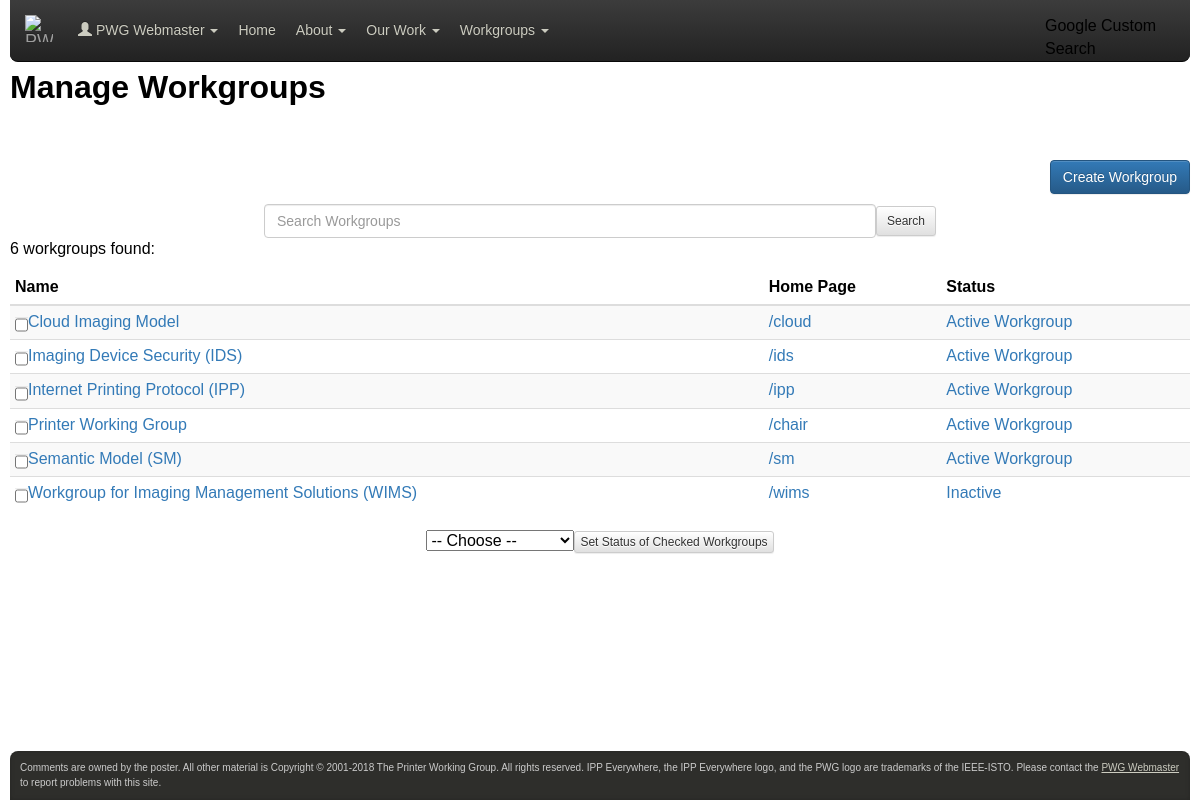
Screenshot of /workgroups.php (signed in) with the database file from the repository.
### tables this page shows
CREATE TABLE user (
  id INTEGER PRIMARY KEY AUTO_INCREMENT, 
  status INTEGER DEFAULT 1,		 
  email VARCHAR(255) UNIQUE NOT NULL,	 
  name VARCHAR(255) NOT NULL,		 
  organization_id INTEGER NOT NULL,	 
  hash CHAR(128) NOT NULL,		 
  is_admin BOOLEAN DEFAULT FALSE,	 
  is_editor BOOLEAN DEFAULT FALSE,	 
  is_member BOOLEAN DEFAULT FALSE,	 
  timezone VARCHAR(255) NOT NULL,	 
  itemsperpage INTEGER DEFAULT 10 NOT NULL,
					 
  create_date DATETIME NOT NULL,	 
  create_id INTEGER,			 
  modify_date DATETIME NOT NULL,	 
  modify_id INTEGER,			 

  INDEX(organization_id),
  INDEX(create_id),
  INDEX(modify_id)
);

CREATE TABLE workgroup (
  id INTEGER PRIMARY KEY AUTO_INCREMENT, 
  status INTEGER NOT NULL,		 
  name VARCHAR(255) NOT NULL,		 
  wwwdir VARCHAR(255) NOT NULL,		 
  ftpdir VARCHAR(255) NOT NULL,		 
  list VARCHAR(255) NOT NULL,		 
  contents TEXT NOT NULL,		 
  chair_id INTEGER,			 
  vicechair_id INTEGER,			 
  secretary_id INTEGER,			 
  create_date DATETIME NOT NULL,	 
  create_id INTEGER,			 
  modify_date DATETIME NOT NULL,	 
  modify_id INTEGER,			 

  INDEX(create_id),
  INDEX(modify_id)
);

### workgroups.php (the view, shortened to what the rows shown need)
<?php
include_once "phplib/db-workgroup.php";
function
workgroups_header($title, $id = 0)
{
  if ($id)
    site_header($title, workgroup_name($id));
  else
    site_header($title);
}
function
workgroups_footer()
{
  site_footer();
}
$search = "";
$index  = 0;
if ($argc)
{
  $op = $argv[0][0];
  $id = (int)substr($argv[0], 1);
  if ($op != 'B' && $op != 'L' && $op != 'U')
  {
    site_header("Manage Workgroups");
    print("<p>Bad command '$op'.</p>\n");
    workgroups_footer();
    exit();
  }
  if ($op == 'U' && $id)
  {
    $workgroup = new workgroup($id);
    if ($workgroup->id != $id)
    {
      site_header("Manage Workgroups");
      print("<p>Workgroup #$id does not exist.</p>\n");
      workgroups_footer();
      exit();
    }
  }
  for ($i = 1; $i < $argc; $i ++)
  {
    $option = substr($argv[$i], 1);
    switch ($argv[$i][0])
    {
      case 'I' :
          $index = (int)$option;
	  if ($index < 0)
	    $index = 0;
	  break;
      case 'Q' :
          $search = urldecode($option);
	  $i ++;
	  while ($i < $argc)
	  {
	    $search .= urldecode(" $argv[$i]");
	    $i ++;
	  }
	  break;
      default :
	  site_header("Manage Workgroups");
	  print("<p>Bad option '$argv[$i]'.</p>\n");
	  workgroups_footer();
	  exit();
	  break;
    }
  }
}
else
{
  $op = 'L';
}
$options = "+I$index+Q" . urlencode($search);
switch ($op)
{
  case 'L' :
      workgroups_header("Manage Workgroups");
      $matches = workgroup_search($search, "name");
      $count   = sizeof($matches);
      $start = $index + 1;
      $end   = $index + $LOGIN_PAGEMAX;
      if ($end > $count)
	$end = $count;
      for ($i = $start - 1; $i < $end; $i ++)
      {
	$workgroup = new workgroup($matches[$i]);
	$name   = htmlspecialchars($workgroup->name, ENT_QUOTES);
	$wwwdir = htmlspecialchars($workgroup->wwwdir, ENT_QUOTES);
	$status = $WORKGROUP_STATUSES[$workgroup->status];
	print("<tr><td nowrap>");
	print("<a href=\"$PHP_SELF?U$workgroup->id$options\">$name</a></td>"
	     ."<td><a href=\"$PHP_SELF?U$workgroup->id$options\">$SITE_URL/$wwwdir</a></td>"
	     ."<td><a href=\"$PHP_SELF?U$workgroup->id$options\">$status</a></td>"
	     ."</tr>\n");
      }
      workgroups_footer();
      break;
}
?>

### phplib/site.php (shortened to what the rows shown need)
<?php
if (array_key_exists("PHP_SELF", $_SERVER))
  $PHP_SELF = htmlspecialchars($_SERVER["PHP_SELF"], ENT_QUOTES);
else
  $PHP_SELF = "";
if (array_key_exists("PATH_INFO", $_SERVER))
{
  $html_path = dirname(dirname(substr($PHP_SELF, 0, -strlen($PATH_INFO))));
}
else
{
  $html_path = dirname(dirname($PHP_SELF));
}
include_once "auth.php";
include_once "html.php";
function
site_header($title = "",
	    $subtitle = "&nbsp;",
	    $sidebar = TRUE)
{
  global $argc, $argv, $html_path, $_GET, $LOGIN_EMAIL;
  global $LOGIN_ID, $LOGIN_IS_ADMIN, $LOGIN_IS_EDITOR, $LOGIN_IS_MEMBER, $LOGIN_IS_OFFICER, $LOGIN_NAME, $PHP_SELF, $_SERVER, $SERVER_NAME, $SITE_SHOW_BETA;
  print("<!DOCTYPE html>\n"
       ."<html lang=\"en\">\n"
       ."<head>\n"
       ."<meta charset=\"utf-8\">\n"
       ."<meta name=\"viewport\" content=\"width=device-width, "
       ."initial-scale=1.0\">\n");
  if ($title != "" && $title != "Printer Working Group")
  {
    if ($title[0] == "-")
      $html_title = str_replace(array("(tm)", "(r)"), array("&trade;", "&reg;"), htmlspecialchars(substr($title, 1) . " -"));
    else
      $html_title = str_replace(array("(tm)", "(r)"), array("&trade;", "&reg;"), htmlspecialchars("$title -"));
  }
  else
    $html_title = "";
  $title = str_replace(array("(tm)", "(r)"), array("&trade;", "&reg;"), htmlspecialchars($title));
  if ($subtitle != "")
    $subtitle = "<br><small>$subtitle</small>";
  if ($LOGIN_ID != 0)
  {
    $hname     = htmlspecialchars($LOGIN_NAME);
    $userlogin = "<li class=\"dropdown\"><a href=\"#\" class=\"dropdown-toggle\" data-toggle=\"dropdown\"><span class=\"glyphicon glyphicon-user\"></span> $hname <span class=\"caret\"></span></a>\n"
		."          <ul class=\"dropdown-menu\" role=\"menu\">\n";
    if ($LOGIN_IS_ADMIN || $LOGIN_IS_OFFICER)
      $userlogin .= "            <li><a href=\"${html_path}dynamo/articles.php\">Manage Articles</a></li>\n";
    if ($LOGIN_IS_ADMIN || $LOGIN_IS_OFFICER || $LOGIN_IS_EDITOR)
      $userlogin .= "            <li><a href=\"${html_path}dynamo/documents.php\">Manage Documents</a></li>\n";
    if ($LOGIN_IS_ADMIN)
      $userlogin .= "            <li><a href=\"${html_path}dynamo/organizations.php\">Manage Organizations</a></li>\n"
                   ."            <li><a href=\"${html_path}dynamo/accounts.php\">Manage Users</a></li>\n"
                   ."            <li><a href=\"${html_path}dynamo/workgroups.php\">Manage Workgroups</a></li>\n";
    if ($LOGIN_IS_EDITOR)
      $userlogin .= "            <li><a href=\"${html_path}dynamo/issues.php\">Review Issues</a></li>\n";
    if ($LOGIN_IS_ADMIN || $LOGIN_IS_MEMBER)
      $userlogin .= "            <li><a href=\"${html_path}dynamo/evesubmit.php\">Submit Self-Certification</a></li>\n";
    if ($LOGIN_IS_ADMIN || $LOGIN_IS_OFFICER)
    {
      $userlogin .= "            <li><a href=\"https://www.pwg.org/awstats/awstats.pl\">View HTTP Usage</a></li>\n";
    }
    if ($LOGIN_IS_ADMIN || $LOGIN_IS_EDITOR || $LOGIN_IS_OFFICER || $LOGIN_IS_MEMBER)
      $userlogin .= "            <li class=\"divider\"></li>\n";
    $userlogin .= "            <li><a href=\"${html_path}dynamo/account.php\">Profile</a></li>\n"
		 ."            <li><a href=\"${html_path}dynamo/logout.php\">Logout</a></li>\n"
		 ."          </ul>\n"
		 ."        </li>";
  }
  print("<title>$html_title Printer Working Group</title>\n"
       ."<link rel=\"stylesheet\" type=\"text/css\" href=\"https://www.google.com/cse/style/look/default.css\" type=\"text/css\">\n"
       ."<link rel=\"stylesheet\" href=\"https://maxcdn.bootstrapcdn.com/bootstrap/3.3.7/css/bootstrap.min.css\" integrity=\"sha384-BVYiiSIFeK1dGmJRAkycuHAHRg32OmUcww7on3RYdg4Va+PmSTsz/K68vbdEjh4u\" crossorigin=\"anonymous\">\n"
       ."<link rel=\"stylesheet\" href=\"https://maxcdn.bootstrapcdn.com/bootstrap/3.3.7/css/bootstrap-theme.min.css\" integrity=\"sha384-rHyoN1iRsVXV4nD0JutlnGaslCJuC7uwjduW9SVrLvRYooPp2bWYgmgJQIXwl/Sp\" crossorigin=\"anonymous\">\n"
       ."<link rel=\"stylesheet\" type=\"text/css\" href=\"${html_path}dynamo/resources/pwg.css\">\n"
       ."<link rel=\"shortcut icon\" href=\"${html_path}dynamo/resources/pwg@2x.png\" "
       ."type=\"image/png\">\n"
       ."</head>\n");
  if ($sidebar)
    print("<body data-spy=\"scroll\" data-target=\"#pwg-toc\">\n");
  else
    print("<body>\n");
  print("<nav class=\"navbar navbar-inverse navbar-fixed-top pwg-navbar\" role=\"navigation\">\n"
       ."  <div class=\"container-fluid\">\n"
       ."    <div class=\"navbar-header\">\n"
       ."      <button type=\"button\" class=\"navbar-toggle\" data-toggle=\"collapse\" data-target=\"#pwg-nav-collapsible\"><span class=\"sr-only\">Toggle navigation</span><span class=\"icon-bar\"></span><span class=\"icon-bar\"></span><span class=\"icon-bar\"></span></button>\n"
       ."      <a class=\"navbar-brand\" href=\"{$html_path}\"><img src=\"${html_path}dynamo/resources/pwg-4dark.png\" alt=\"PWG Logo\" "
       ."height=\"27\" width=\"28\"></a>\n"
       ."    </div>\n");
  print("    <div class=\"collapse navbar-collapse\" id=\"pwg-nav-collapsible\">\n"
       ."      <ul class=\"nav navbar-nav\">\n"
       ."        $userlogin\n"
       ."        <li><a href=\"${html_path}index.html\">Home</a></li>\n"
       ."        <li class=\"dropdown\"><a href=\"#\" class=\"dropdown-toggle\" data-toggle=\"dropdown\">About <span class=\"caret\"></span></a>\n"
       ."          <ul class=\"dropdown-menu\" role=\"menu\">\n"
       ."            <li><a href=\"${html_path}about.html\">About the PWG</a></li>\n"
       ."            <li><a href=\"${html_path}members.html#JOINING\">Joining</a></li>\n"
       ."            <li><a href=\"${html_path}members.html\">Members</a></li>\n"
       ."            <li><a href=\"${html_path}chair/index.html\">Officers</a></li>\n"
       ."            <li class=\"divider\"></li>\n"
       ."            <li><a href=\"${html_path}bofs.html\">BOF Sessions</a></li>\n"
       ."            <li><a href=\"${html_path}mailhelp.html\">Mailing Lists</a></li>\n"
       ."            <li><a href=\"${html_path}chair/meeting-info/meetings.html\">Meetings</a></li>\n"
       ."            <li><a href=\"${html_path}chair/participating.html\">Participating</a></li>\n"
       ."          </ul>\n"
       ."        </li>\n"
       ."        <li class=\"dropdown\"><a href=\"#\" class=\"dropdown-toggle\" data-toggle=\"dropdown\">Our Work <span class=\"caret\"></span></a>\n"
       ."          <ul class=\"dropdown-menu\" role=\"menu\">\n"
       ."            <li class=\"dropdown-header\" role=\"presentation\">Publications</li>\n"
       ."            <li><a href=\"${html_path}informational.html\">Informational Documents</a></li>\n"
       ."            <li><a href=\"${html_path}namespaces.html\">Namespaces</a></li>\n"
       ."            <li><a href=\"${html_path}standards.html\">Standards</a></li>\n"
       ."            <li class=\"divider\"></li>\n"
       ."            <li class=\"dropdown-header\" role=\"presentation\">Technologies</li>\n"
       ."            <li><a href=\"${html_path}3d/index.html\">3D Printing</a></li>\n"
       ."            <li><a href=\"${html_path}ipp/everywhere.html\">IPP Everywhere&trade;</a></li>\n"
       ."            <li><a href=\"${html_path}sm/model.html\">PWG Semantic Model</a></li>\n"
       ."          </ul>\n"
       ."        </li>\n"
       ."        <li class=\"dropdown\"><a href=\"#\" class=\"dropdown-toggle\" data-toggle=\"dropdown\">Workgroups <span class=\"caret\"></span></a>\n"
       ."          <ul class=\"dropdown-menu\" role=\"menu\">\n"
       ."            <li class=\"dropdown-header\" role=\"presentation\">Active Workgroups</li>\n"
       ."            <li><a href=\"${html_path}ids/\">Imaging Device Security</a></li>\n"
       ."            <li><a href=\"${html_path}ipp/\">Internet Printing Protocol</a></li>\n"
       ."            <li class=\"divider\"></li>\n"
       ."            <li class=\"dropdown-header\" role=\"presentation\">Inactive Workgroups</li>\n"
       ."            <li><a href=\"${html_path}cloud/\">Cloud Imaging Model</a></li>\n"
       ."            <li><a href=\"${html_path}sm/\">Semantic Model</a></li>\n"
       ."            <li><a href=\"${html_path}wims/\">Workgroup for Imaging Management Solutions</a></li>\n"
       ."          </ul>\n"
       ."        </li>\n"
       ."      </ul>\n"
       ."    </div>\n"
       ."  </div>\n"
       ."</nav>\n"
       ."<div id=\"pwg-body\">\n");
  print("  <div id=\"pwg-content\">\n");
  if ($title != "" && $title[0] != "-")
    print("    <h1 class=\"pwg-title\">$title$subtitle</h1>\n");
}
function
site_footer($javascript = "")
{
  global $html_is_phone, $html_path, $SITE_EMAIL;
  $year = date("Y");
  print("  </div>\n"
       ."</div>\n"
       ."<div id=\"pwg-footer\">\n"
       ."  <div id=\"pwg-footer-body\">Comments are owned by the poster. All other "
       ."material is Copyright &copy; 2001-$year The Printer Working Group. "
       ."All rights reserved. IPP Everywhere, the IPP Everywhere logo, and the "
       ."PWG logo are trademarks of the IEEE-ISTO. Please contact the "
       ."<a href=\"mailto:$SITE_EMAIL\">PWG Webmaster</a> to report problems "
       ."with this site.</div>\n"
       ."</div>\n"
       ."<script src=\"https://code.jquery.com/jquery-3.2.1.min.js\"   integrity=\"sha256-hwg4gsxgFZhOsEEamdOYGBf13FyQuiTwlAQgxVSNgt4=\" crossorigin=\"anonymous\"></script>\n"
       ."<script src=\"https://maxcdn.bootstrapcdn.com/bootstrap/3.3.7/js/bootstrap.min.js\" integrity=\"sha384-Tc5IQib027qvyjSMfHjOMaLkfuWVxZxUPnCJA7l2mCWNIpG9mGCD8wGNIcPD7Txa\" crossorigin=\"anonymous\"></script>\n");
  print("</body>\n"
       ."</html>\n");
}
?>

### rows the page displays
user: name "PWG Webmaster"
workgroup: wwwdir "cloud", status "Active Workgroup"
workgroup: wwwdir "ids", status "Active Workgroup"
workgroup: wwwdir "ipp", status "Active Workgroup"
workgroup: wwwdir "chair", status "Active Workgroup"
workgroup: wwwdir "sm", status "Active Workgroup"
workgroup: wwwdir "wims", status "Inactive"

### other values shown
$title "Manage Workgroups"
$label "Search"
$count "6"
$header "Name"
$header "Home Page"
$header "Status"
$name "Cloud Imaging Model"
$name "Imaging Device Security (IDS)"
$name "Internet Printing Protocol (IPP)"
$name "Printer Working Group"
$name "Semantic Model (SM)"
$name "Workgroup for Imaging Management Solutions (WIMS)"
$label "Set Status of Checked Workgroups"
form field STATUS "-- Choose --"
